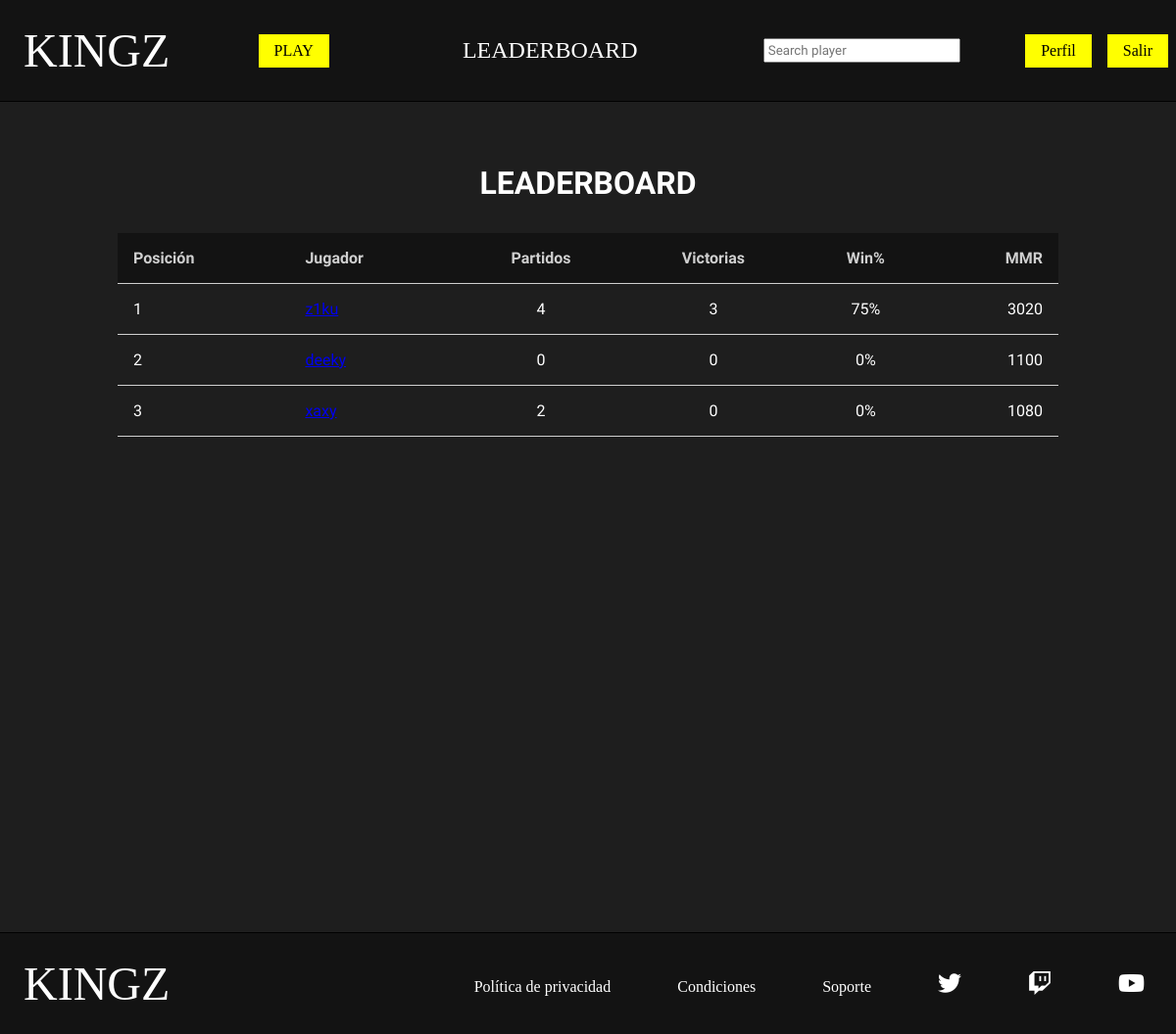
The page /php/leaderboard.php (signed in) on the database its author committed.
### tables this page shows
CREATE TABLE `usuario` (
  `id` bigint(20) UNSIGNED NOT NULL,
  `nick` varchar(20) NOT NULL,
  `pass` varchar(100) NOT NULL,
  `correo` varchar(50) DEFAULT NULL,
  `foto` varchar(50) DEFAULT NULL,
  `mmr` int(5) UNSIGNED DEFAULT NULL,
  `estado` tinyint(1) UNSIGNED DEFAULT NULL,
  `en_partida` tinyint(1) UNSIGNED DEFAULT NULL,
  `buscando` tinyint(1) UNSIGNED DEFAULT NULL
);

### php/leaderboard.php (the view, shortened to what this page needs)
<?php
    require_once "funciones.php";
?>
<!DOCTYPE html>
<html lang="en">
<head>
    <link rel="stylesheet" href="../css/estilos.css">
    <link rel="stylesheet" href="https://cdnjs.cloudflare.com/ajax/libs/font-awesome/6.2.0/css/all.min.css" />
</head>
<body>
    <?php
        if(isset($_SESSION['nick']) && isset($_SESSION['pass'])){
            $nick=$_SESSION['nick'];
            $pass=$_SESSION['pass'];
            $esAdmin=comprobarAdmin($nick,$pass);
            if($esAdmin){
                headerAdmin();
                $tipo_usu="admin";
            }else{
                headerPlayer();
                $tipo_usu="player";
            }
        }else{
            headerGuest();
            $tipo_usu="guest";
        }
    ?>
    <main>
        <section id="leaderboard" class="seccion">
            <h1>LEADERBOARD</h1>
            <table>
                <thead>
                    <tr>
                        <th>Posición</th>
                        <th>Jugador</th>
                        <th>Partidos</th>
                        <th>Victorias</th>
                        <th>Win%</th>
                        <th>MMR</th>
                    </tr>
                </thead>
                <tbody>
                    <?php
                        $jugadores=obtener_clasificacion();
                        if($jugadores!=null){
                            for($i=0;$i<count($jugadores);$i++){
                                $rank=obtener_rank_jugador($jugadores[$i]['id']);
                                $partidas_totales=partidas_totales($jugadores[$i]['id']);
                                $partidas_ganadas=partidas_ganadas($jugadores[$i]['id']);
                                if($partidas_totales>0){
                                    $win_rate=($partidas_ganadas/$partidas_totales) * 100;
                                }else{
                                    $win_rate=0;
                                }
                                $win_truncado = intval($win_rate);
                                echo '<tr>
                                    <td>'.$rank.'</td>
                                    <td><a href="ver_perfil.php?id_player='.$jugadores[$i]['id'].'">'.$jugadores[$i]['nick'].'</a></td>
                                    <td>'.$partidas_totales.'</td>
                                    <td>'.$partidas_ganadas.'</td>
                                    <td>'.$win_truncado.'%</td>
                                    <td>'.$jugadores[$i]['mmr'].'</td>
                                </tr>';
                            }
                        }
                    ?>
                </tbody>
            </table>
        </section>
    </main>
</body>
</html>

### css/estilos.css (style rules this page uses)
* { box-sizing: border-box; }
body { margin: 0%; background-color: #1e1e1e; font-family: 'Play', sans-serif; color: white; }
.seccion { width: 80%; margin: 4rem auto; min-height: 90vh; }
.seccion h1 { font-size: 2rem; text-align: center; margin-bottom: 2rem; color: white; }
#leaderboard { display: flex; flex-direction: column; }
#leaderboard h1 { color: white; text-align: center; font-size: 2rem; margin-top: 0; }
#leaderboard table { border-collapse: collapse; color: white; }
#leaderboard tr { border-bottom: 1px solid #cfcfcf; }
#leaderboard td { padding: 1rem; }
#leaderboard th { color: #cfcfcf; background-color: #131313; padding: 1rem; }
#leaderboard tr>th:nth-child(1) { text-align: start; }
#leaderboard tr>th:nth-child(2) { text-align: start; }
#leaderboard tr>th:nth-child(6) { text-align: end; }
#leaderboard tr>td:nth-child(6) { text-align: end; }
#leaderboard tr>td:nth-child(3) { text-align: center; }
#leaderboard tr>td:nth-child(4) { text-align: center; }
#leaderboard tr>td:nth-child(5) { text-align: center; }

### rows shown on the page
usuario: id "1", partidas_totales "4", partidas_ganadas "3", win_truncado "75", mmr "3020"
usuario: rank "2", partidas_totales "0", partidas_ganadas "0", win_truncado "0", mmr "1100"
usuario: rank "3", id "2", partidas_ganadas "0", win_truncado "0", mmr "1080"
